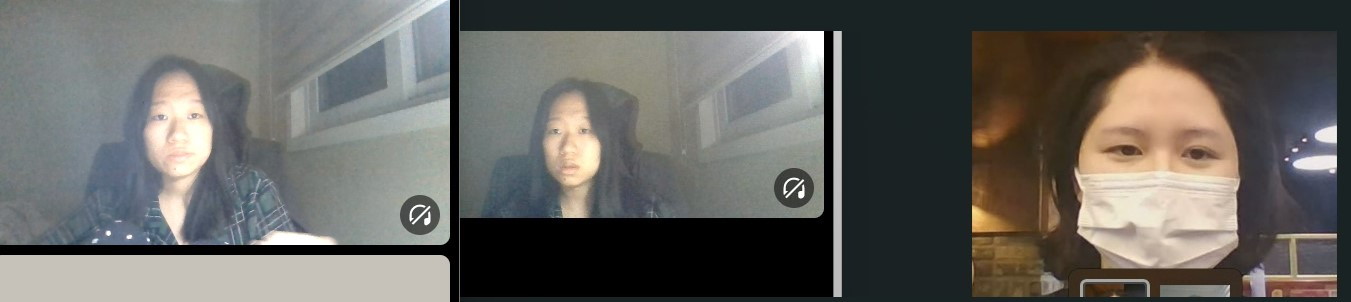
#> input picture image/faces.jpg, 1351 x 302 px
$ python OSS_Prac.py
#> lines starting #> are read from the running program, lines starting #| are printed output that depends on the picture; after the words box and inside, x2 and y2 are one past the last pixel; in counts of white or black regions, pixels touching at a corner belong together
# OSS팀플 연습
# 사진에서 얼굴(크기도) 검출 - 희현
# 사진에서 하얀색(마스크-크기도 검출)-희진, 선인
# 1&2 성공 시 얼굴에서 하얀색이 차지하는 비율 검출 -도이
# 그 비율에 따라서 마스크 0,X유무 판단

# 사진 파일 하나 더 추가함 img1으로

import cv2
face_cascade = cv2.CascadeClassifier('haarcascade_frontalface_default_.xml')

img = cv2.imread('./image/faces.jpg')
#> img is the input picture: shape (302, 1351, 3); mean B, G, R 96, 100.2, 101.5
gray = cv2.cvtColor(img, cv2.COLOR_BGR2GRAY)
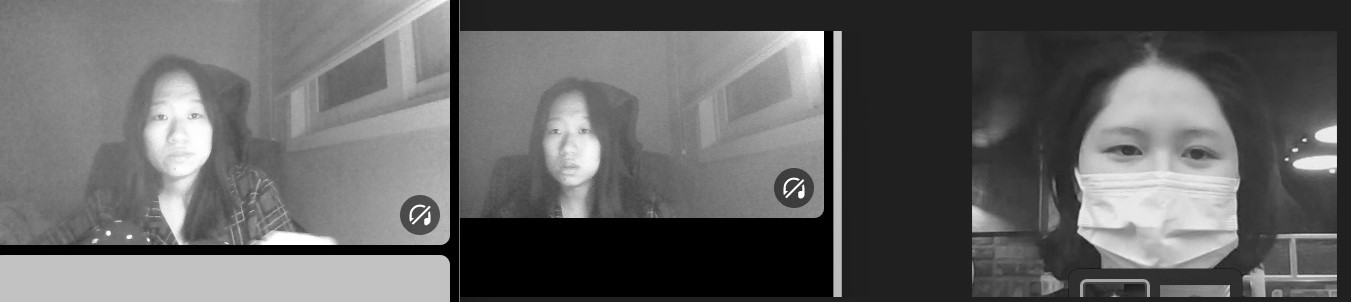
#> gray: shape (302, 1351); min 0, max 255, mean 100.1

faces = face_cascade.detectMultiScale(gray, 1.1, 4)
#> faces = [[536, 109, 69, 69], [136, 88, 84, 84], [1063, 72, 202, 202]]

for (x, y, w, h) in faces:
    print(x, y, w, h)
    cv2.rectangle(img, (x, y), (x+w, y+h), (0, 0, 255), 2)
#> this loop made 3 passes
#| 536 109 69 69
#| 136 88 84 84
#| 1063 72 202 202
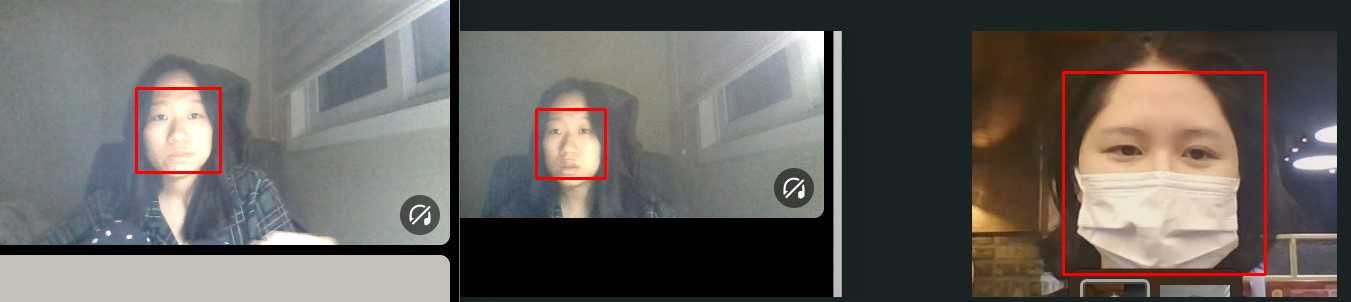
#> img: shape (302, 1351, 3); 1.04% of pixels changed, all inside (x1, y1, x2, y2) = (135, 71, 1267, 276)

cv2.namedWindow('faces', cv2.WINDOW_NORMAL) #사용자가 사진의 크기를 바꿀 수 있음
cv2.imshow('faces', img)
cv2.waitKey()

$ run again, with image/heehyun.jpg copied over image/faces.jpg
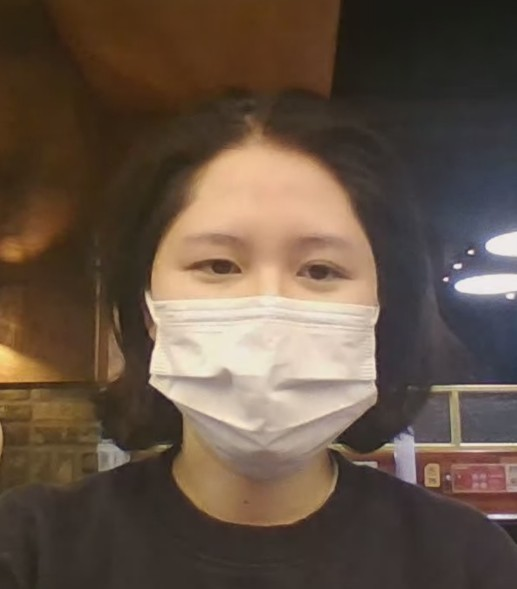
#> input picture image/heehyun.jpg, 517 x 589 px
#> img is the input picture: shape (589, 517, 3); mean B, G, R 68.5, 82.7, 100
#> `gray = cv2.cvtColor(img, cv2.COLOR_BGR2GRAY)`:
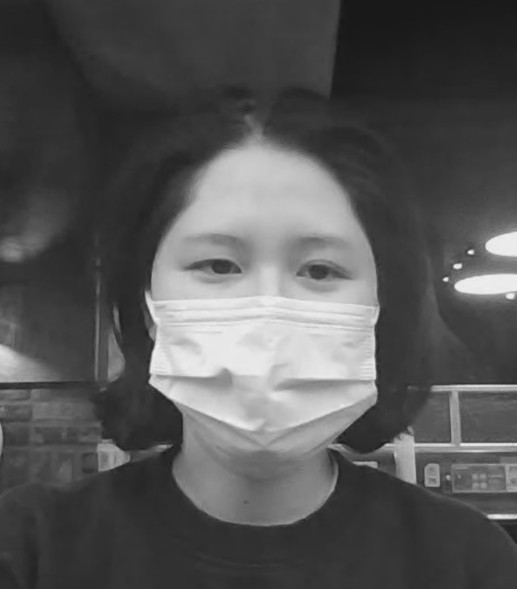
#> gray: shape (589, 517); min 23, max 247, mean 86.2
#> faces = [[121, 152, 298, 298]]
#> the loop `for (x, y, w, h) in faces:` made 1 pass
#> (printed output is left out)
#> after the loop `for (x, y, w, h) in faces:`:
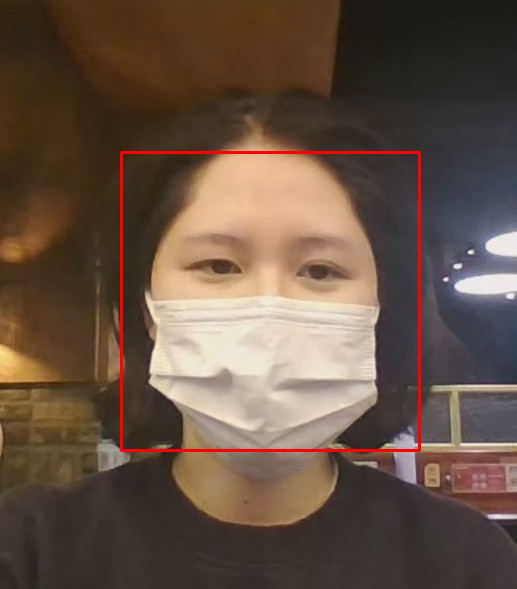
#> img: shape (589, 517, 3); 1.17% of pixels changed, all inside (x1, y1, x2, y2) = (120, 151, 421, 452)

$ run again, with image/heejin.jpg copied over image/faces.jpg
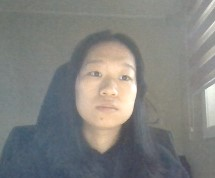
#> input picture image/heejin.jpg, 215 x 178 px
#> img is the input picture: shape (178, 215, 3); mean B, G, R 126.9, 129.5, 128.8
#> `gray = cv2.cvtColor(img, cv2.COLOR_BGR2GRAY)`:
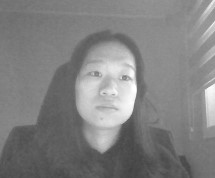
#> gray: shape (178, 215); min 65, max 255, mean 129
#> faces = [[72, 50, 76, 76]]
#> the loop `for (x, y, w, h) in faces:` made 1 pass
#> (printed output is left out)
#> after the loop `for (x, y, w, h) in faces:`:
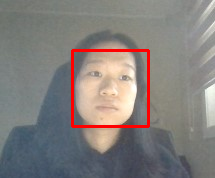
#> img: shape (178, 215, 3); 2.37% of pixels changed, all inside (x1, y1, x2, y2) = (71, 49, 150, 128)
